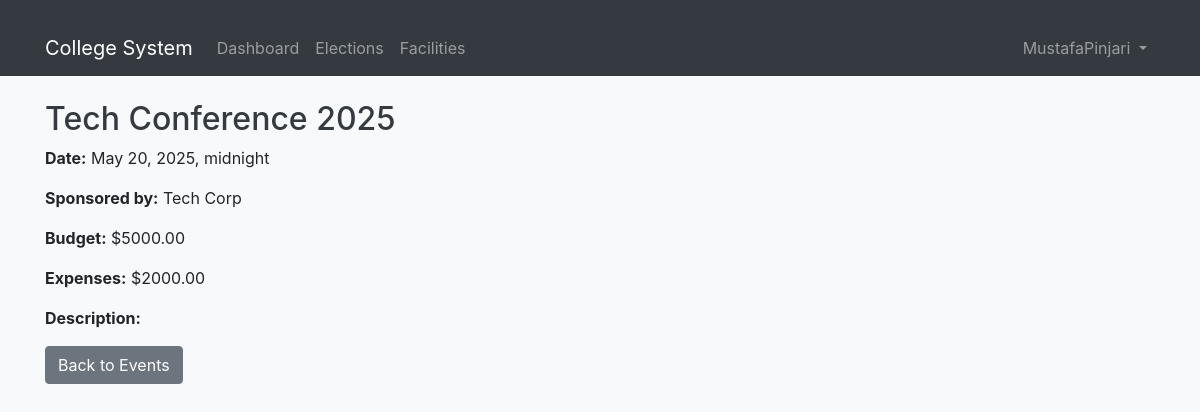
/facilities/events/1/ (signed in), run on the app's committed database.
### accounts/models.py (models this page shows, shortened)
class User(AbstractUser):
    ROLES = (
        ('student', 'Student'),
        ('faculty', 'Faculty'),
        ('admin', 'Administrator'),
        ('staff', 'Staff')  # Added staff role
    )
    DEPARTMENTS = (
        ('cs', 'Computer Science'),
        ('it', 'Information Technology'),
        ('ec', 'Electronics & Communication'),
        ('me', 'Mechanical Engineering'),
        ('ce', 'Civil Engineering'),
        ('admin', 'Administration')
    )
    role = models.CharField(max_length=20, choices=ROLES)
    department = models.CharField(max_length=100, choices=DEPARTMENTS)
    student_id = models.CharField(max_length=20, blank=True, null=True)
    phone = models.CharField(max_length=15)
    profile_picture = models.ImageField(upload_to='profile_pics/', blank=True, null=True)
    bio = models.TextField(max_length=500, blank=True)
    date_of_birth = models.DateField(null=True, blank=True)
    address = models.TextField(blank=True)
    emergency_contact = models.CharField(max_length=15, blank=True)
    linkedin_profile = models.URLField(max_length=200, blank=True)
    github_profile = models.URLField(max_length=200, blank=True)
    groups = models.ManyToManyField(
        'auth.Group',
        related_name='custom_user_set',
        blank=True,
        help_text='The groups this user belongs to.',
        verbose_name='groups',
    )
    user_permissions = models.ManyToManyField(
        'auth.Permission',
        related_name='custom_user_set',
        blank=True,
        help_text='Specific permissions for this user.',
        verbose_name='user permissions',
    )
    health_requests = models.TextField(blank=True)  # Field to store health requests
    leave_requests = models.TextField(blank=True)    # Field to store leave requests
    class Meta:
        permissions = [
            ("can_view_dashboard", "Can view dashboard"),
            ("can_manage_elections", "Can manage elections"),
            ("can_manage_facilities", "Can manage facilities"),
            ("can_handle_complaints", "Can handle complaints"),
        ]

### facilities/models.py (models this page shows, shortened)
class Event(models.Model):
    title = models.CharField(max_length=200)
    date = models.DateTimeField()
    sponsor = models.CharField(max_length=200)
    budget = models.DecimalField(max_digits=10, decimal_places=2)
    expenses = models.DecimalField(max_digits=10, decimal_places=2)

### facilities/views.py (the view)
# urls.py: path('events/<int:event_id>/', views.event_detail, name='event_detail'),
@login_required
def event_detail(request, event_id):
    event = get_object_or_404(Event, id=event_id)
    return render(request, 'facilities/event_detail.html', {'event': event})

### facilities/templates/facilities/event_detail.html (shortened to what this page needs)
{% extends 'base.html' %}
{% block content %}
<h2>{{ event.title }}</h2>
<p><strong>Date:</strong> {{ event.date }}</p>
<p><strong>Sponsored by:</strong> {{ event.sponsor }}</p>
<p><strong>Budget:</strong> ${{ event.budget }}</p>
<p><strong>Expenses:</strong> ${{ event.expenses }}</p>
<p><strong>Description:</strong> {{ event.description }}</p>
<a href="{% url 'facilities:event_list' %}" class="btn btn-secondary">Back to Events</a>
{% endblock %}

### templates/base.html (shortened to what this page needs)
{% load static %}
<!DOCTYPE html>
<html lang="en">
<head>
    <link href="https://cdn.jsdelivr.net/npm/bootstrap@5.1.3/dist/css/bootstrap.min.css" rel="stylesheet">
    <link href="https://stackpath.bootstrapcdn.com/bootstrap/4.5.2/css/bootstrap.min.css" rel="stylesheet">
    <link rel="stylesheet" href="{% static 'css/styles.css' %}">
    <link rel="stylesheet" href="https://cdnjs.cloudflare.com/ajax/libs/font-awesome/6.0.0-beta3/css/all.min.css">
    <link rel="stylesheet" href="https://cdnjs.cloudflare.com/ajax/libs/sweetalert/1.1.3/sweetalert.min.css">
</head>
<body>
    <nav class="navbar navbar-expand-lg navbar-dark bg-dark">
        <div class="container">
            <a class="navbar-brand" href="{% url 'accounts:dashboard' %}">College System</a>
            <div class="collapse navbar-collapse" id="navbarNav">
                {% if user.is_authenticated %}
                    <ul class="navbar-nav me-auto">
                        <li class="nav-item">
                            <a class="nav-link" href="{% url 'accounts:dashboard' %}">Dashboard</a>
                        </li>
                        <li class="nav-item">
                            <a class="nav-link" href="{% url 'elections:list' %}">Elections</a>
                        </li>
                        <li class="nav-item">
                            <a class="nav-link" href="{% url 'facilities:facility_list' %}">Facilities</a>
                        </li>
                    </ul>
                    <ul class="navbar-nav">
                        <li class="nav-item dropdown">
                            <a class="nav-link dropdown-toggle" href="#" id="navbarDropdown" role="button" data-bs-toggle="dropdown">
                                {{ user.get_full_name|default:user.username }}
                            </a>
                        </li>
                    </ul>
                {% endif %}
            </div>
        </div>
    </nav>
    <div class="container mt-4">
        {% block content %}{% endblock %}
    </div>
</body>
</html>

### static/css/styles.css (style rules this page uses)
body { background-color: #f8f9fa; }
h2, h3 { color: #343a40; }
.container { margin-top: 20px; }

### data on the page
User: get_full_name "MustafaPinjari"
Event: title "Tech Conference 2025", date "May 20, 2025, midnight", sponsor "Tech Corp", budget "5000.00", expenses "2000.00"
